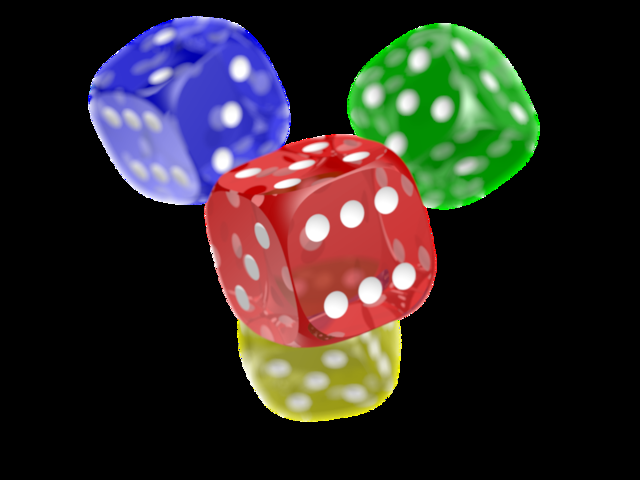
#> input picture img_processs/dices.png, 640 x 480 px
$ python log_trans_rgb.py
#> lines starting #> are read from the running program, lines starting #| are printed output that depends on the picture


import cv2
import numpy as np

image = cv2.imread("dices.png")
#> image is the input picture: shape (480, 640, 3); mean B, G, R 39.3, 41.2, 47.1
b, g, r = cv2.split(image)
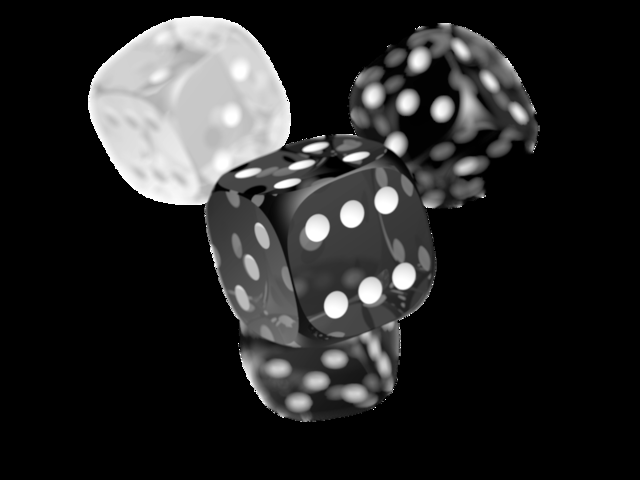
#> b: shape (480, 640); min 0, max 255, mean 39.3
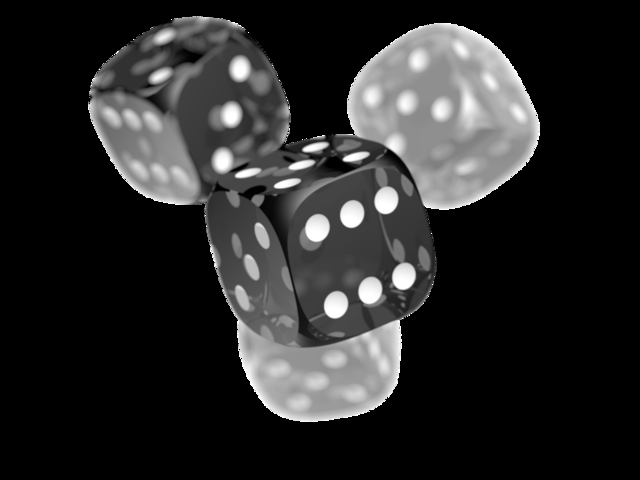
#> g: shape (480, 640); min 0, max 255, mean 41.2
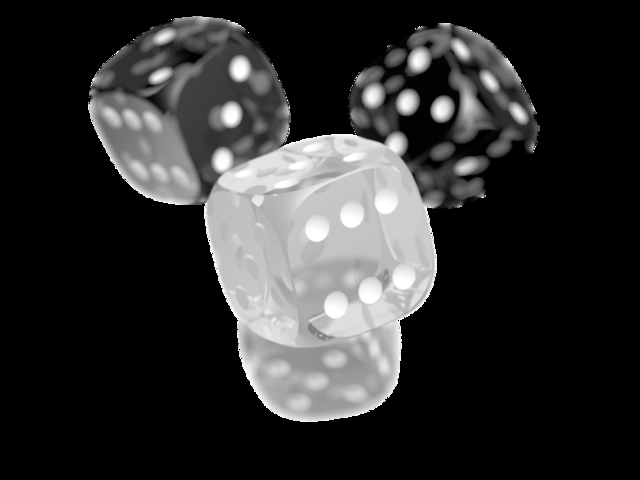
#> r: shape (480, 640); min 0, max 255, mean 47.1
cv2.imshow("Model Blue Image", b)
c_b = 255/(np.log(1+ np.max(b)))
#> c_b = 45.99
log_trans_b = c_b * np.log(1+ b)
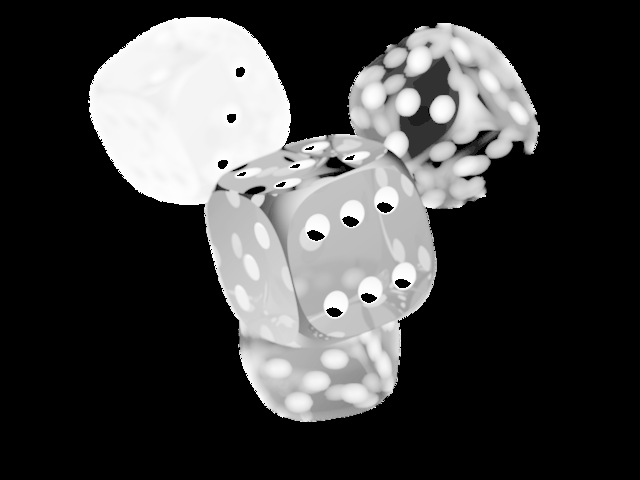
#> log_trans_b: shape (480, 640) float16; 0.44% of the values are NaN or infinite; the others: min 0, max 255, mean 66.5; drawn with min black, max white, NaN and infinite black

log_trans_b = np.array(log_trans_b,dtype=np.uint8)

cv2.imshow("Model Green Image", g)
c_g = 255/(np.log(1+ np.max(g)))
#> c_g = 45.99
log_trans_g = c_g * np.log(1+ g)
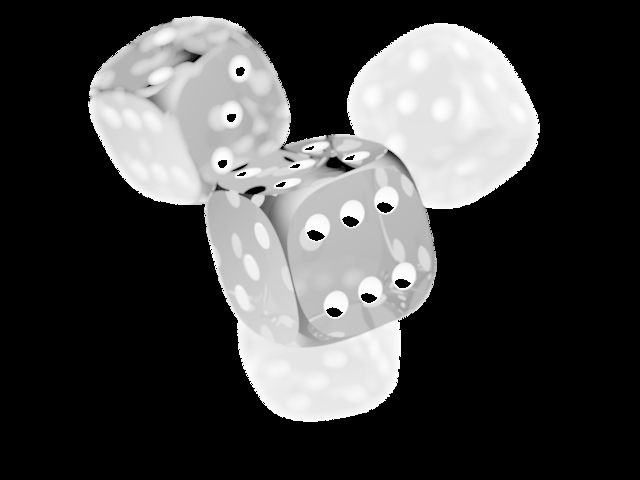
#> log_trans_g: shape (480, 640) float16; 0.42% of the values are NaN or infinite; the others: min 0, max 255, mean 70.81; drawn with min black, max white, NaN and infinite black

log_trans_g = np.array(log_trans_g,dtype=np.uint8)

cv2.imshow("Model Red Image", r)
c_r = 255/(np.log(1+ np.max(r)))
#> c_r = 45.99
log_trans_r = c_r * np.log(1+ r)
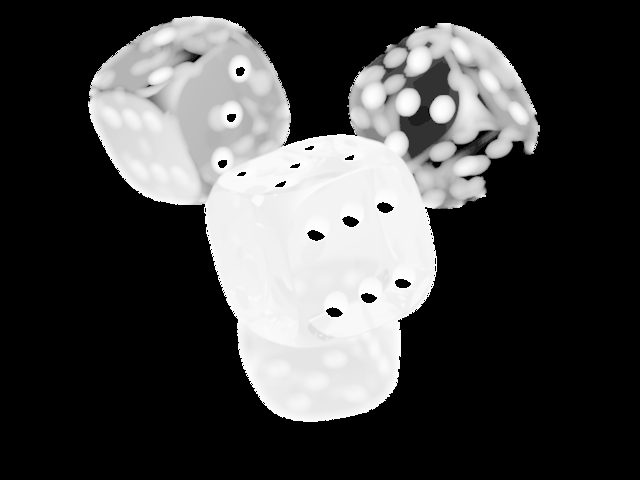
#> log_trans_r: shape (480, 640) float16; 0.45% of the values are NaN or infinite; the others: min 0, max 255, mean 70.62; drawn with min black, max white, NaN and infinite black

log_trans_r = np.array(log_trans_r,dtype=np.uint8)

image_merge = cv2.merge([log_trans_r, log_trans_g, log_trans_b])
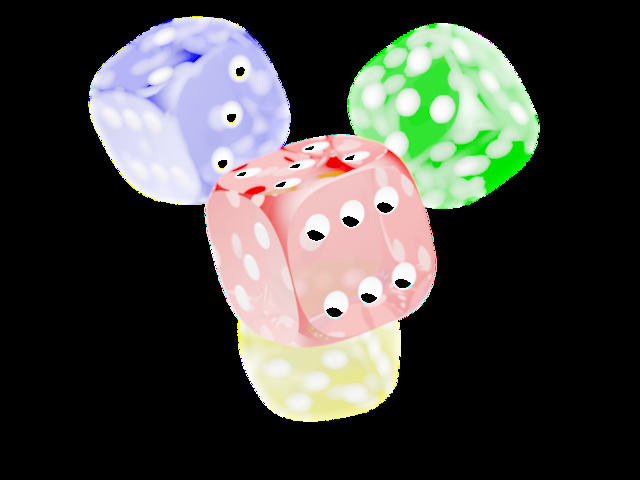
#> image_merge: shape (480, 640, 3); mean R, G, B 70.1, 70.4, 66.1
cv2.imshow("RGB_Image", image_merge)
cv2.waitKey(0)

$ run again, with img_processs/img.jfif saved as img_processs/dices.png
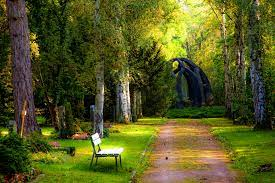
#> input picture img_processs/img.jfif, 275 x 183 px
#> image is the input picture: shape (183, 275, 3); mean B, G, R 34.9, 89.6, 86.6
#> c_b = 45.99
#> `log_trans_g = c_g * np.log(1+ g)`:
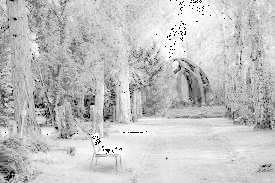
#> log_trans_g: shape (183, 275) float16; 0.36% of the values are NaN or infinite; the others: min 0, max 255, mean 195.2; drawn with min black, max white, NaN and infinite black
#> `image_merge = cv2.merge([log_trans_r, log_trans_g, log_trans_b])`:
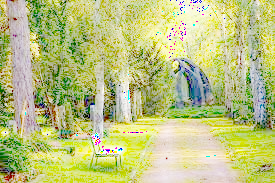
#> image_merge: shape (183, 275, 3); mean R, G, B 188, 194.1, 128.4

$ run again, with img_processs/sunflower.jpg saved as img_processs/dices.png
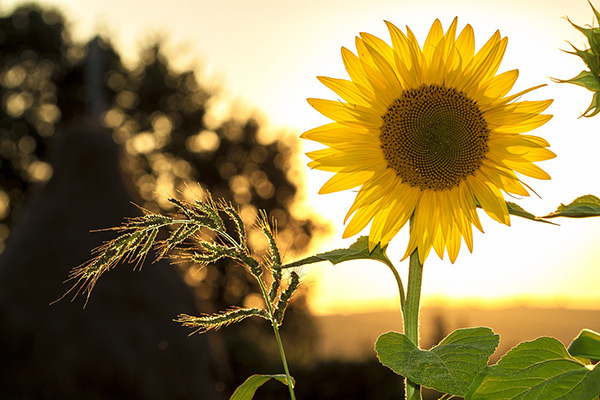
#> input picture img_processs/sunflower.jpg, 600 x 400 px
#> image is the input picture: shape (400, 600, 3); mean B, G, R 78.6, 128.9, 146.8
#> c_b = 45.99
#> `log_trans_g = c_g * np.log(1+ g)`:
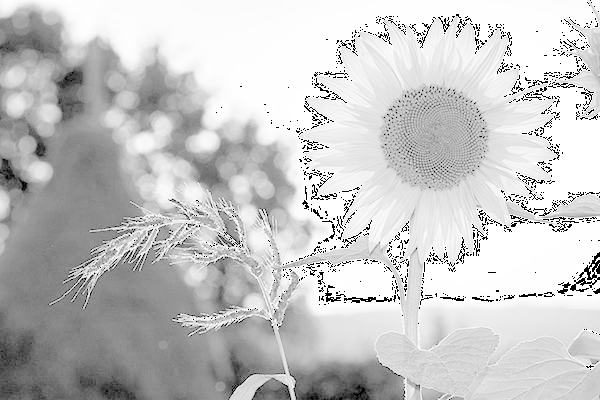
#> log_trans_g: shape (400, 600) float16; 2.22% of the values are NaN or infinite; the others: min 0, max 255, mean 202.9; drawn with min black, max white, NaN and infinite black
#> `image_merge = cv2.merge([log_trans_r, log_trans_g, log_trans_b])`:
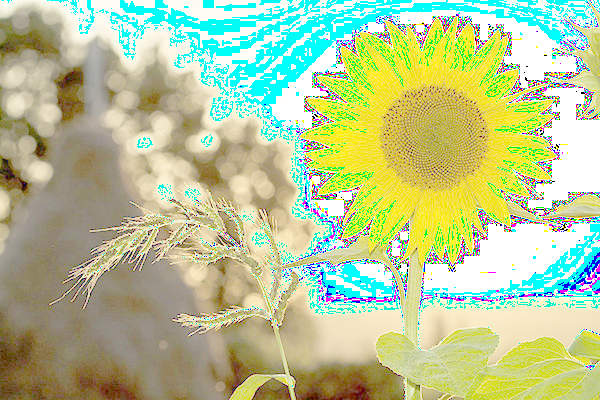
#> image_merge: shape (400, 600, 3); mean R, G, B 184.3, 197.9, 149.4
